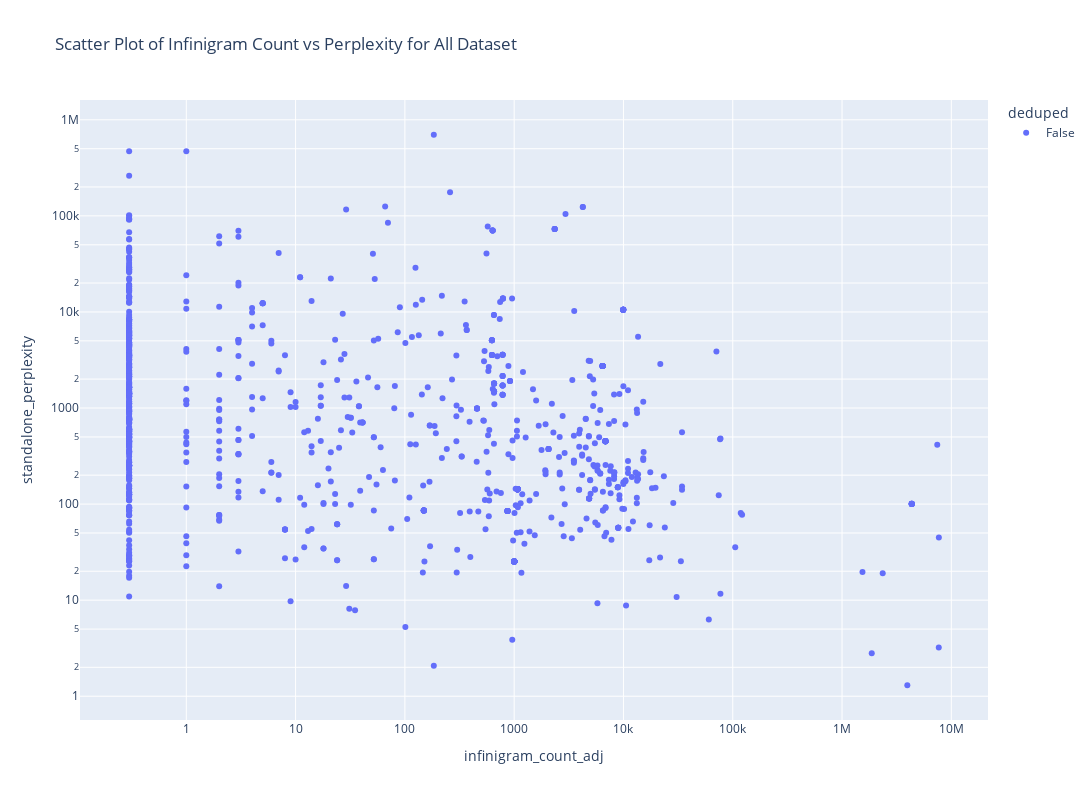

The code cell stored with this chart in its notebook:
### Code cell
import plotly.express as px

# Filter the DataFrame for the "cyber" dataset

# Create a scatter plot
fig = px.scatter(df[df['dataset'] == 'Drugs'], x='infinigram_count_adj', y='standalone_perplexity', color='deduped',
                 title='Scatter Plot of Infinigram Count vs Perplexity for All Dataset',
                 labels={'infinigram_count': 'Infinigram Count', 'perplexity': 'Perplexity'},
                 hover_data=['text'])

fig.update_xaxes(type='log')
fig.update_yaxes(type='log')

fig.update_layout({'width': 1200, 'height': 800})

# Show the plot
fig.show()

### Figure 1 — Plotly figure (JSON) as saved in the notebook; plotly's stock layout.template omitted (floating-point values rounded to 4 significant figures; data arrays with more than 128 entries replaced by an {"elided": "..."} marker saying what was removed)
{"data": [{"customdata": {"elided": "988x1 str values"}, "hovertemplate": "deduped=False<br>infinigram_count_adj=%{x}<br>standalone_perplexity=%{y}<br>text=%{customdata[0]}<extra></extra>", "legendgroup": "False", "marker": {"color": "#636efa", "symbol": "circle"}, "mode": "markers", "name": "False", "orientation": "v", "showlegend": true, "type": "scatter", "x": {"elided": "988 float values"}, "xaxis": "x", "y": {"elided": "988 float values"}, "yaxis": "y"}], "layout": {"height": 800, "legend": {"title": {"text": "deduped"}, "tracegroupgap": 0}, "title": {"text": "Scatter Plot of Infinigram Count vs Perplexity for All Dataset"}, "width": 1200, "xaxis": {"anchor": "y", "domain": [0, 1], "title": {"text": "infinigram_count_adj"}, "type": "log"}, "yaxis": {"anchor": "x", "domain": [0, 1], "title": {"text": "standalone_perplexity"}, "type": "log"}}}
